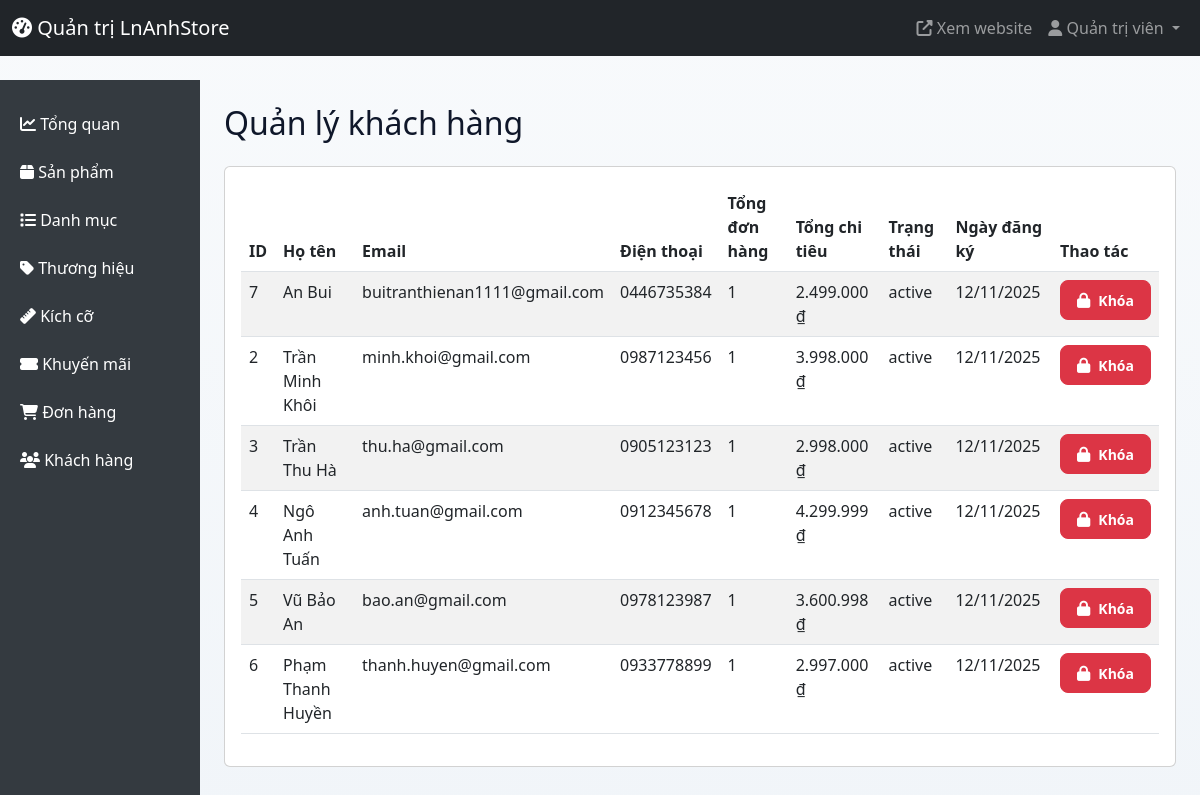
The page /admin/customers.php (signed in) on the database its author committed.
### tables this page shows
CREATE TABLE `users` (
  `id` int(11) NOT NULL,
  `email` varchar(255) NOT NULL,
  `password` varchar(255) NOT NULL,
  `full_name` varchar(255) NOT NULL,
  `phone` varchar(20) DEFAULT NULL,
  `address` text DEFAULT NULL,
  `role` enum('customer','admin') NOT NULL DEFAULT 'customer',
  `status` enum('active','locked') NOT NULL DEFAULT 'active',
  `created_at` timestamp NOT NULL DEFAULT current_timestamp()
);

### includes/functions.php (called while the page is built, shortened)
<?php
function format_price($price) {
    return number_format($price, 0, ',', '.') . ' ₫';
}
function get_status_badge($status) {
    $badges = [
        'pending' => '<span class="badge bg-warning text-dark">Chờ xử lý</span>',
        'confirmed' => '<span class="badge bg-info">Đã xác nhận</span>',
        'shipping' => '<span class="badge bg-primary">Đang giao</span>',
        'completed' => '<span class="badge bg-success">Hoàn thành</span>',
        'cancelled' => '<span class="badge bg-danger">Đã hủy</span>',
        'active' => '<span class="badge bg-success">Hoạt động</span>',
        'locked' => '<span class="badge bg-danger">Đã khóa</span>'
    ];
    return $badges[$status] ?? $status;
}
?>

### admin/customers.php (the view, shortened to what this page needs)
<?php
require_once '../config/database.php';
require_once '../includes/functions.php';
$customers = $db_conn->query("
    SELECT u.*,
           COUNT(DISTINCT o.id) as total_orders,
           COALESCE(SUM(o.total_amount), 0) as total_spent
    FROM users u
    LEFT JOIN orders o ON u.id = o.id_user
    WHERE u.role = 'customer'
    GROUP BY u.id
    ORDER BY u.created_at DESC
")->fetchAll();
include 'header.php';
?>
<h2 class="mb-4">Quản lý khách hàng</h2>
<div class="card">
    <div class="card-body">
        <div class="table-responsive">
            <table class="table table-striped">
                <thead>
                    <tr>
                        <th>ID</th>
                        <th>Họ tên</th>
                        <th>Email</th>
                        <th>Điện thoại</th>
                        <th>Tổng đơn hàng</th>
                        <th>Tổng chi tiêu</th>
                        <th>Trạng thái</th>
                        <th>Ngày đăng ký</th>
                        <th>Thao tác</th>
                    </tr>
                </thead>
                <tbody>
                    <?php foreach ($customers as $customer): ?>
                        <tr>
                            <td><?php echo $customer['id']; ?></td>
                            <td><?php echo htmlspecialchars($customer['full_name']); ?></td>
                            <td><?php echo htmlspecialchars($customer['email']); ?></td>
                            <td><?php echo htmlspecialchars($customer['phone'] ?? '-'); ?></td>
                            <td><?php echo $customer['total_orders']; ?></td>
                            <td><?php echo format_price($customer['total_spent']); ?></td>
                            <td><?php echo get_status_badge($customer['status']); ?></td>
                            <td><?php echo date('d/m/Y', strtotime($customer['created_at'])); ?></td>
                            <td class="table-actions">
                                <form method="POST" style="display: inline;" onsubmit="return confirm('Bạn có chắc muốn <?php echo $customer['status'] === 'active' ? 'khóa' : 'mở khóa'; ?> tài khoản này?')">
                                    <button type="submit" class="btn btn-sm <?php echo $customer['status'] === 'active' ? 'btn-danger' : 'btn-success'; ?>">
                                        <i class="fas fa-<?php echo $customer['status'] === 'active' ? 'lock' : 'unlock'; ?>"></i>
                                        <?php echo $customer['status'] === 'active' ? 'Khóa' : 'Mở'; ?>
                                    </button>
                                </form>
                            </td>
                        </tr>
                    <?php endforeach; ?>
                </tbody>
            </table>
        </div>
    </div>
</div>
<?php include 'footer.php'; ?>

### assets/css/style.css (style rules this page uses)
:root { --color-dark: #0f172a; --color-muted: #64748b; --color-primary: #2563eb; --color-primary-soft: #eff6ff; --color-border: #e2e8f0; --color-surface: #ffffff; --radius-sm: 8px; --radius-md: 12px; --shadow-xs: 0 4px 12px rgba(15, 23, 42, 0.05); --shadow-sm: 0 12px 32px rgba(15, 23, 42, 0.08); }
body { min-height: 100vh; display: flex; flex-direction: column; font-family: 'Segoe UI', Tahoma, Geneva, Verdana, sans-serif; color: var(--color-dark); background: linear-gradient(180deg, #f8fafc 0%, #f1f5f9 100%); }
.btn { border-radius: var(--radius-sm) !important; min-height: 40px; max-height: 40px; height: 40px; padding: 0 1.25rem; display: inline-flex; align-items: center; justify-content: center; gap: 0.5rem; font-weight: 600; transition: transform 0.2s ease, box-shadow 0.2s ease, background 0.2s ease; }
.btn-sm, .btn-lg { min-height: 40px; max-height: 40px; height: 40px; padding: 0 1rem; }
.btn i { font-size: 0.95rem; }
.table-actions { white-space: nowrap; }

### rows shown on the page
users: id "7", full_name "An Bui", email "buitranthienan1111@gmail.com", phone "0446735384", total_orders "1", total_spent "2.499.000 ₫", status "active", created_at "12/11/2025", shows "Khóa"
users: id "2", full_name "Trần Minh Khôi", email "minh.khoi@gmail.com", phone "0987123456", total_orders "1", total_spent "3.998.000 ₫", status "active", created_at "12/11/2025", shows "Khóa"
users: id "3", full_name "Trần Thu Hà", email "thu.ha@gmail.com", phone "0905123123", total_orders "1", total_spent "2.998.000 ₫", status "active", created_at "12/11/2025", shows "Khóa"
users: id "4", full_name "Ngô Anh Tuấn", email "anh.tuan@gmail.com", phone "0912345678", total_orders "1", total_spent "4.299.999 ₫", status "active", created_at "12/11/2025", shows "Khóa"
users: id "5", full_name "Vũ Bảo An", email "bao.an@gmail.com", phone "0978123987", total_orders "1", total_spent "3.600.998 ₫", status "active", created_at "12/11/2025", shows "Khóa"
users: id "6", full_name "Phạm Thanh Huyền", email "thanh.huyen@gmail.com", phone "0933778899", total_orders "1", total_spent "2.997.000 ₫", status "active", created_at "12/11/2025", shows "Khóa"

### other values the page prints
$_SESSION['full_name'] "Quản trị viên"
